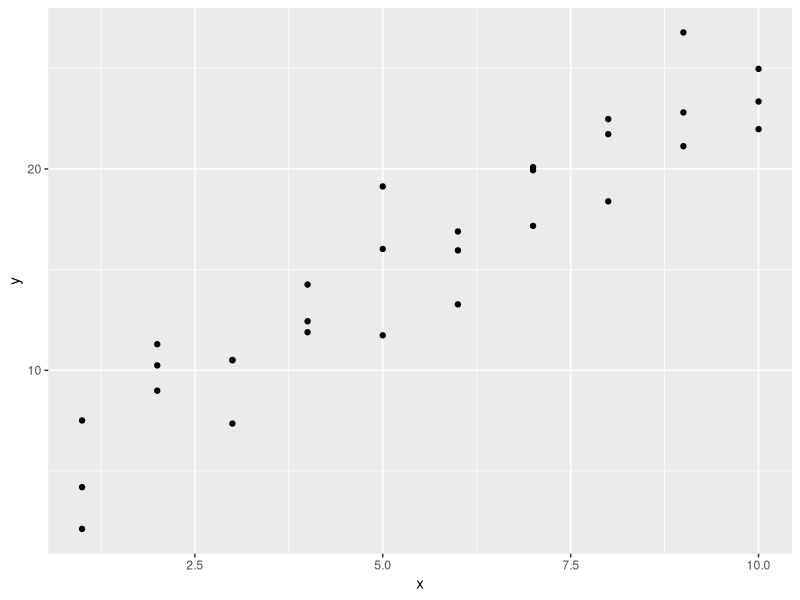
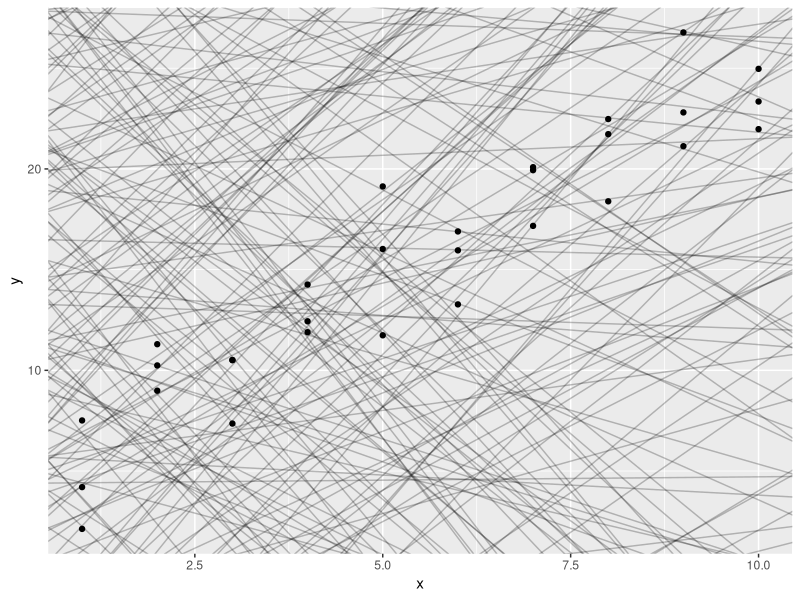

Generate these figures, in order, with R:
library(tidyverse)

library(modelr)
options(na.action = na.warn)

sim1 #conjunto de datos simulado

# 1. Graficar para ver como se relacionan

ggplot(sim1, aes(x, y)) + 
  geom_point()

# 2. Tener una idea de cómo son los modelos de esa familia generando aleatoriamente unos pocos y superponiéndolos sobre los datos.

modelos <- tibble(
  a1 = runif(250, -20, 40),
  a2 = runif(250, -5, 5)
)

ggplot(sim1, aes(x, y)) +
  geom_abline(aes(intercept = a1, slope = a2), data = modelos, alpha = 1 / 4) +
  geom_point()

model1 <- function(a, data) {
  a[1] + data$x * a[2]
}
model1(c(7, 1.5), sim1)